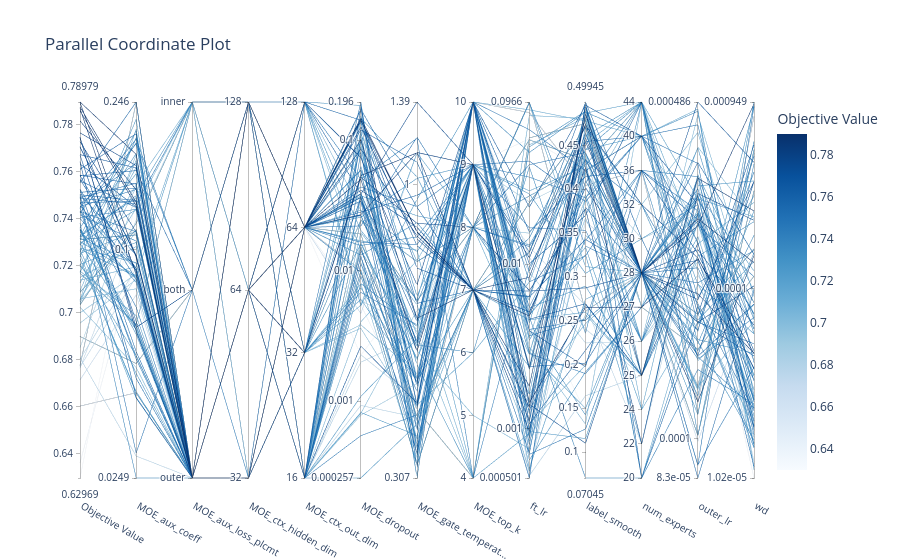

Notebook source saved alongside this figure:
### Code cell
# 3. Parallel Coordinate Plot (Visualizes high-dimensional relationships)
fig_parallel = plot_parallel_coordinate(study)
fig_parallel.show()

### Figure 1 — Plotly figure (JSON) as saved in the notebook; plotly's stock layout.template omitted (floating-point values rounded to 4 significant figures; data arrays with more than 128 entries replaced by an {"elided": "..."} marker saying what was removed)
{"data": [{"dimensions": [{"label": "Objective Value", "range": [0.6297, 0.7898], "values": {"elided": "168 float values"}}, {"label": "MOE_aux_coeff", "range": [-1.604, -0.6096], "ticktext": ["0.0249", "0.1", "0.246"], "tickvals": [-1.604, -1, -0.6096], "values": {"elided": "168 float values"}}, {"label": "MOE_aux_loss_plcmt", "range": [0, 2], "ticktext": ["outer", "both", "inner"], "tickvals": [0, 1, 2], "values": {"elided": "168 int values"}}, {"label": "MOE_ctx_hidden_dim", "range": [0, 2], "ticktext": ["32", "64", "128"], "tickvals": [0, 1, 2], "values": {"elided": "168 int values"}}, {"label": "MOE_ctx_out_dim", "range": [0, 3], "ticktext": ["16", "32", "64", "128"], "tickvals": [0, 1, 2, 3], "values": {"elided": "168 int values"}}, {"label": "MOE_dropout", "range": [-3.589, -0.7087], "ticktext": ["0.000257", "0.001", "0.01", "0.1", "0.196"], "tickvals": [-3.589, -3, -2, -1, -0.7087], "values": {"elided": "168 float values"}}, {"label": "MOE_gate_temperat...", "range": [-0.5134, 0.144], "ticktext": ["0.307", "1", "1.39"], "tickvals": [-0.5134, 0, 0.144], "values": {"elided": "168 float values"}}, {"label": "MOE_top_k", "range": [0, 6], "ticktext": ["4", "5", "6", "7", "8", "9", "10"], "tickvals": [0, 1, 2, 3, 4, 5, 6], "values": {"elided": "168 int values"}}, {"label": "ft_lr", "range": [-3.3, -1.015], "ticktext": ["0.000501", "0.001", "0.01", "0.0966"], "tickvals": [-3.3, -3, -2, -1.015], "values": {"elided": "168 float values"}}, {"label": "label_smooth", "range": [0.07045, 0.4995], "values": {"elided": "168 float values"}}, {"label": "num_experts", "range": [0, 11], "ticktext": ["20", "22", "24", "25", "26", "27", "28", "30", "32", "36", "40", "44"], "tickvals": [0, 1, 2, 3, 4, 5, 6, 7, 8, 9, 10, 11], "values": {"elided": "168 int values"}}, {"label": "outer_lr", "range": [-4.081, -3.313], "ticktext": ["8.3e-05", "0.0001", "0.000486"], "tickvals": [-4.081, -4, -3.313], "values": {"elided": "168 float values"}}, {"label": "wd", "range": [-4.993, -3.023], "ticktext": ["1.02e-05", "0.0001", "0.000949"], "tickvals": [-4.993, -4, -3.023], "values": {"elided": "168 float values"}}], "labelangle": 30, "labelside": "bottom", "line": {"color": {"elided": "168 float values"}, "colorbar": {"title": {"text": "Objective Value"}}, "colorscale": [[0, "rgb(247,251,255)"], [0.125, "rgb(222,235,247)"], [0.25, "rgb(198,219,239)"], [0.375, "rgb(158,202,225)"], [0.5, "rgb(107,174,214)"], [0.625, "rgb(66,146,198)"], [0.75, "rgb(33,113,181)"], [0.875, "rgb(8,81,156)"], [1, "rgb(8,48,107)"]], "reversescale": false, "showscale": true}, "type": "parcoords"}], "layout": {"title": {"text": "Parallel Coordinate Plot"}}}
